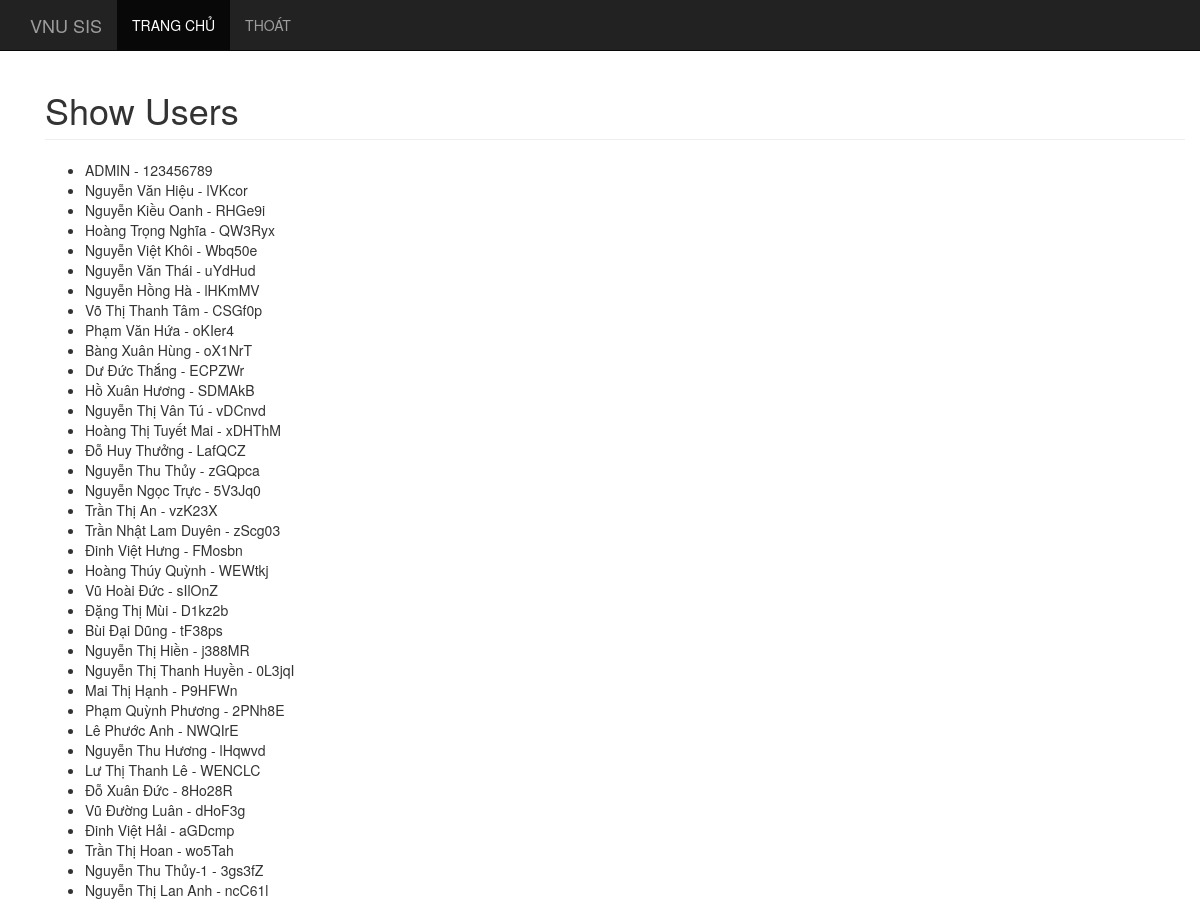
/users (upper part), run on an earlier commit of the app's database.
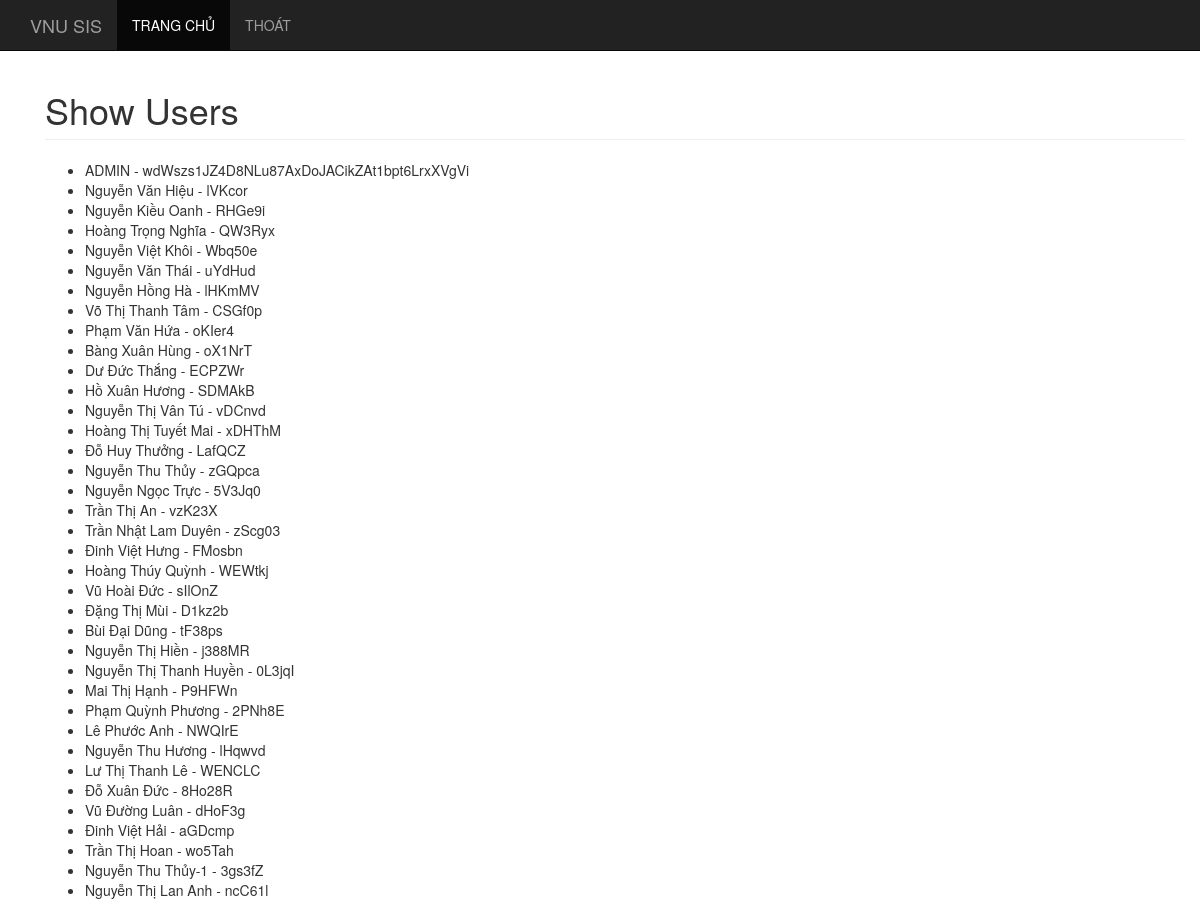
And on a later commit of the database.
### app/models.py (models this page shows, shortened)
class User(db.Model):
    __tablename__ = 'users'
    id = db.Column(db.Integer, primary_key = True)
    code = db.Column(db.String(255), unique=True)
    name = db.Column(db.String(255))
    uuid = db.Column(db.String(255), unique=True)
    rowIndex = db.Column(db.Integer, unique=True)

### app/views.py (the view)
@app.route('/users')
def show_users():
    users = db.session.query(User).all() # or you could have used User.query.all()
    return render_template('show_users.html', users=users)

### app/views.py (called while the page is built)
@app.after_request
def add_header(response):
    response.headers['X-UA-Compatible'] = 'IE=Edge,chrome=1'
    response.headers['Cache-Control'] = 'public, max-age=600'
    return response

### app/templates/show_users.html (shortened to what this page needs)
{% extends 'base.html' %}
{% block main %}
<div class="container">
  <h1 class="page-header">Show Users</h1>
  <ul>
    {% for user in users %}
    <li>{{ user.name }} - {{ user.uuid }}</li>
    {% endfor %}
  </ul>
</div>
{% endblock %}

### app/templates/base.html (shortened to what this page needs)
<!DOCTYPE html>
<html lang="en">
  <head>
    <link href="/static/css/bootstrap.min.css" rel="stylesheet">
    <link rel="stylesheet" href="/static/css/app.css">
  </head>
  <body>
    <header>
        {% include "header.html" %}
    </header>
    <main>
        <div class="container">
            {% block main %}{% endblock %}
        </div>
    </main>
  </body>
</html>

### app/templates/header.html (shortened to what this page needs)
<nav class="navbar navbar-inverse navbar-fixed-top">
      <div class="container">
        <div class="navbar-header">
          <a class="navbar-brand" href="#">VNU SIS</a>
        </div>
        <div id="navbar" class="collapse navbar-collapse">
          <ul class="nav navbar-nav">
            <li class="active"><a href="{{ url_for('home') }}">TRANG CHỦ</a></li>
            <li><a href="{{ url_for('logout') }}">THOÁT</a></li>
          </ul>
        </div>
      </div>
</nav>

### app/static/css/app.css (style rules this page uses)
body { padding-top: 50px; }

What changed in the data, as far as the page shows it:
changed User "ADMIN": uuid "123456789" → "wdWszs1JZ4D8NLu87AxDoJACikZAt1bpt6LrxXVgVi"
